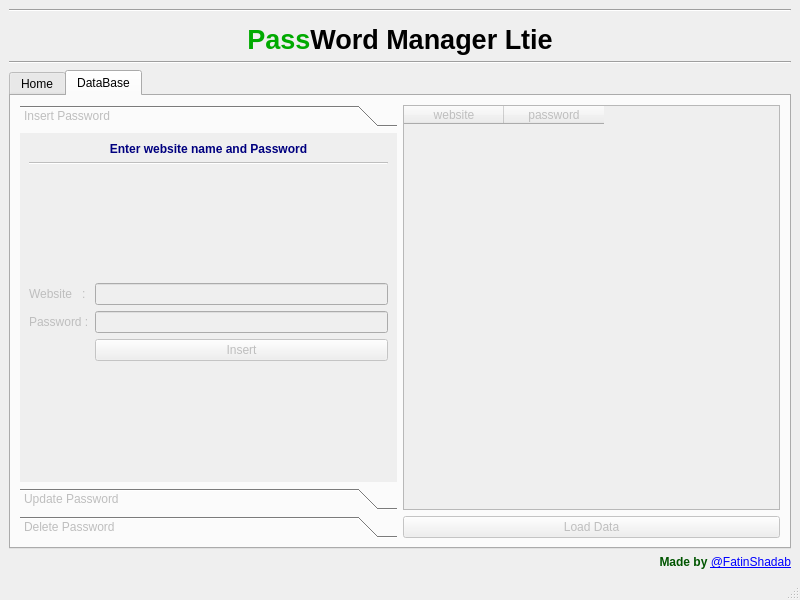
<?xml version="1.0" encoding="UTF-8"?>
<ui version="4.0">
 <class>MainWindow</class>
 <widget class="QMainWindow" name="MainWindow">
  <property name="geometry">
   <rect>
    <x>0</x>
    <y>0</y>
    <width>800</width>
    <height>600</height>
   </rect>
  </property>
  <property name="windowTitle">
   <string>Pass Manager</string>
  </property>
  <widget class="QWidget" name="centralwidget">
   <layout class="QVBoxLayout" name="verticalLayout">
    <item>
     <widget class="Line" name="line_2">
      <property name="orientation">
       <enum>Qt::Horizontal</enum>
      </property>
     </widget>
    </item>
    <item>
     <widget class="Line" name="line_3">
      <property name="orientation">
       <enum>Qt::Vertical</enum>
      </property>
     </widget>
    </item>
    <item>
     <widget class="QLabel" name="label">
      <property name="font">
       <font>
        <pointsize>20</pointsize>
        <weight>75</weight>
        <bold>true</bold>
        <strikeout>false</strikeout>
        <kerning>true</kerning>
       </font>
      </property>
      <property name="autoFillBackground">
       <bool>true</bool>
      </property>
      <property name="text">
       <string>&lt;html&gt;&lt;head/&gt;&lt;body&gt;&lt;p align=&quot;center&quot;&gt;&lt;span style=&quot; color:#00aa00;&quot;&gt;Pass&lt;/span&gt;Word Manager Ltie&lt;/p&gt;&lt;/body&gt;&lt;/html&gt;</string>
      </property>
     </widget>
    </item>
    <item>
     <widget class="Line" name="line">
      <property name="orientation">
       <enum>Qt::Horizontal</enum>
      </property>
     </widget>
    </item>
    <item>
     <widget class="QTabWidget" name="MainTab">
      <property name="enabled">
       <bool>true</bool>
      </property>
      <property name="currentIndex">
       <number>1</number>
      </property>
      <widget class="QWidget" name="tab">
       <attribute name="title">
        <string>Home</string>
       </attribute>
       <layout class="QVBoxLayout" name="verticalLayout_2">
        <item>
         <widget class="QToolBox" name="HomeToolbox">
          <property name="currentIndex">
           <number>0</number>
          </property>
          <widget class="QWidget" name="page">
           <property name="geometry">
            <rect>
             <x>0</x>
             <y>0</y>
             <width>750</width>
             <height>317</height>
            </rect>
           </property>
           <attribute name="label">
            <string>User Log In</string>
           </attribute>
           <layout class="QVBoxLayout" name="verticalLayout_3">
            <item>
             <widget class="QLabel" name="label_3">
              <property name="enabled">
               <bool>true</bool>
              </property>
              <property name="text">
               <string>&lt;html&gt;&lt;head/&gt;&lt;body&gt;&lt;p align=&quot;center&quot;&gt;&lt;span style=&quot; font-size:10pt; font-weight:600;&quot;&gt;Enter &lt;/span&gt;&lt;span style=&quot; font-size:10pt; font-weight:600; color:#00aa00;&quot;&gt;Mater Pass &lt;/span&gt;&lt;span style=&quot; font-size:10pt; font-weight:600;&quot;&gt;to Unlock Passwords...&lt;/span&gt;&lt;/p&gt;&lt;/body&gt;&lt;/html&gt;</string>
              </property>
             </widget>
            </item>
            <item>
             <widget class="Line" name="line_5">
              <property name="orientation">
               <enum>Qt::Horizontal</enum>
              </property>
             </widget>
            </item>
            <item>
             <spacer name="verticalSpacer_4">
              <property name="orientation">
               <enum>Qt::Vertical</enum>
              </property>
              <property name="sizeHint" stdset="0">
               <size>
                <width>20</width>
                <height>40</height>
               </size>
              </property>
             </spacer>
            </item>
            <item>
             <layout class="QHBoxLayout" name="horizontalLayout">
              <item>
               <widget class="QLabel" name="label_4">
                <property name="text">
                 <string>&lt;html&gt;&lt;head/&gt;&lt;body&gt;&lt;p&gt;&lt;span style=&quot; font-size:9pt; font-weight:600;&quot;&gt;Master Pass :&lt;/span&gt;&lt;/p&gt;&lt;/body&gt;&lt;/html&gt;</string>
                </property>
               </widget>
              </item>
              <item>
               <widget class="QLineEdit" name="unlockInput"/>
              </item>
              <item>
               <widget class="QPushButton" name="unlockButton">
                <property name="text">
                 <string>Unlock</string>
                </property>
               </widget>
              </item>
             </layout>
            </item>
            <item>
             <spacer name="verticalSpacer_3">
              <property name="orientation">
               <enum>Qt::Vertical</enum>
              </property>
              <property name="sizeHint" stdset="0">
               <size>
                <width>20</width>
                <height>40</height>
               </size>
              </property>
             </spacer>
            </item>
            <item>
             <widget class="QLabel" name="unlockSuccessLabel">
              <property name="enabled">
               <bool>false</bool>
              </property>
              <property name="text">
               <string>&lt;html&gt;&lt;head/&gt;&lt;body&gt;&lt;p align=&quot;right&quot;&gt;&lt;span style=&quot; color:#00aa7f;&quot;&gt;Correct Master Pass Unlocked all Passwords &lt;/span&gt;&lt;span style=&quot; font-weight:600; color:#00aa7f;&quot;&gt;Successfully&lt;/span&gt;&lt;span style=&quot; color:#00aa7f;&quot;&gt; . &lt;/span&gt;&lt;/p&gt;&lt;/body&gt;&lt;/html&gt;</string>
              </property>
             </widget>
            </item>
           </layout>
          </widget>
          <widget class="QWidget" name="page_2">
           <property name="geometry">
            <rect>
             <x>0</x>
             <y>0</y>
             <width>364</width>
             <height>151</height>
            </rect>
           </property>
           <attribute name="label">
            <string>Create New Manager</string>
           </attribute>
           <layout class="QVBoxLayout" name="verticalLayout_4">
            <item>
             <widget class="QLabel" name="label_6">
              <property name="text">
               <string>&lt;html&gt;&lt;head/&gt;&lt;body&gt;&lt;p align=&quot;center&quot;&gt;&lt;span style=&quot; font-size:10pt; font-weight:600;&quot;&gt;Create New Manager&lt;/span&gt;&lt;/p&gt;&lt;p align=&quot;center&quot;&gt;&lt;span style=&quot; font-size:6pt; font-weight:600; color:#aa0000;&quot;&gt;if have a Manager than creating a new one will reset the database !!!&lt;/span&gt;&lt;/p&gt;&lt;/body&gt;&lt;/html&gt;</string>
              </property>
             </widget>
            </item>
            <item>
             <widget class="Line" name="line_6">
              <property name="orientation">
               <enum>Qt::Horizontal</enum>
              </property>
             </widget>
            </item>
            <item>
             <spacer name="verticalSpacer_6">
              <property name="orientation">
               <enum>Qt::Vertical</enum>
              </property>
              <property name="sizeHint" stdset="0">
               <size>
                <width>20</width>
                <height>40</height>
               </size>
              </property>
             </spacer>
            </item>
            <item>
             <layout class="QHBoxLayout" name="horizontalLayout_2">
              <item>
               <widget class="QLabel" name="label_8">
                <property name="text">
                 <string>&lt;html&gt;&lt;head/&gt;&lt;body&gt;&lt;p&gt;&lt;span style=&quot; font-size:9pt; font-weight:600;&quot;&gt;Master Pass :&lt;/span&gt;&lt;/p&gt;&lt;/body&gt;&lt;/html&gt;</string>
                </property>
               </widget>
              </item>
              <item>
               <widget class="QLineEdit" name="createInput"/>
              </item>
              <item>
               <widget class="QPushButton" name="createButton">
                <property name="text">
                 <string>create</string>
                </property>
               </widget>
              </item>
             </layout>
            </item>
            <item>
             <spacer name="verticalSpacer_5">
              <property name="orientation">
               <enum>Qt::Vertical</enum>
              </property>
              <property name="sizeHint" stdset="0">
               <size>
                <width>20</width>
                <height>40</height>
               </size>
              </property>
             </spacer>
            </item>
            <item>
             <widget class="QLabel" name="createSuccessLabel">
              <property name="enabled">
               <bool>false</bool>
              </property>
              <property name="text">
               <string>&lt;html&gt;&lt;head/&gt;&lt;body&gt;&lt;p align=&quot;right&quot;&gt;&lt;span style=&quot; color:#00aa00;&quot;&gt;New Manager created &lt;/span&gt;&lt;span style=&quot; font-weight:600; color:#00aa00;&quot;&gt;Successfully .&lt;/span&gt;&lt;/p&gt;&lt;/body&gt;&lt;/html&gt;</string>
              </property>
             </widget>
            </item>
           </layout>
          </widget>
         </widget>
        </item>
       </layout>
      </widget>
      <widget class="QWidget" name="tab_2">
       <attribute name="title">
        <string>DataBase</string>
       </attribute>
       <layout class="QHBoxLayout" name="horizontalLayout_3">
        <item>
         <widget class="QToolBox" name="UserToolbox">
          <property name="enabled">
           <bool>false</bool>
          </property>
          <property name="currentIndex">
           <number>0</number>
          </property>
          <widget class="QWidget" name="page_3">
           <property name="geometry">
            <rect>
             <x>0</x>
             <y>0</y>
             <width>372</width>
             <height>286</height>
            </rect>
           </property>
           <attribute name="label">
            <string>Insert Password</string>
           </attribute>
           <layout class="QVBoxLayout" name="verticalLayout_5">
            <item>
             <widget class="QLabel" name="label_11">
              <property name="text">
               <string>&lt;html&gt;&lt;head/&gt;&lt;body&gt;&lt;p align=&quot;center&quot;&gt;&lt;span style=&quot; font-weight:600; color:#00007f;&quot;&gt;Enter website name and Password&lt;/span&gt;&lt;/p&gt;&lt;/body&gt;&lt;/html&gt;</string>
              </property>
             </widget>
            </item>
            <item>
             <widget class="Line" name="line_4">
              <property name="orientation">
               <enum>Qt::Horizontal</enum>
              </property>
             </widget>
            </item>
            <item>
             <spacer name="verticalSpacer">
              <property name="orientation">
               <enum>Qt::Vertical</enum>
              </property>
              <property name="sizeHint" stdset="0">
               <size>
                <width>20</width>
                <height>40</height>
               </size>
              </property>
             </spacer>
            </item>
            <item>
             <layout class="QFormLayout" name="formLayout_3">
              <item row="0" column="0">
               <widget class="QLabel" name="label_15">
                <property name="text">
                 <string>Website   :</string>
                </property>
               </widget>
              </item>
              <item row="0" column="1">
               <widget class="QLineEdit" name="insertAppInput"/>
              </item>
              <item row="1" column="0">
               <widget class="QLabel" name="label_16">
                <property name="text">
                 <string>Password :</string>
                </property>
               </widget>
              </item>
              <item row="1" column="1">
               <widget class="QLineEdit" name="insertPassInput"/>
              </item>
              <item row="2" column="1">
               <widget class="QPushButton" name="insertButton">
                <property name="text">
                 <string>Insert</string>
                </property>
               </widget>
              </item>
             </layout>
            </item>
            <item>
             <spacer name="verticalSpacer_2">
              <property name="orientation">
               <enum>Qt::Vertical</enum>
              </property>
              <property name="sizeHint" stdset="0">
               <size>
                <width>20</width>
                <height>40</height>
               </size>
              </property>
             </spacer>
            </item>
           </layout>
          </widget>
          <widget class="QWidget" name="page_4">
           <property name="geometry">
            <rect>
             <x>0</x>
             <y>0</y>
             <width>372</width>
             <height>286</height>
            </rect>
           </property>
           <attribute name="label">
            <string>Update Password</string>
           </attribute>
           <layout class="QVBoxLayout" name="verticalLayout_6">
            <item>
             <widget class="QLabel" name="label_12">
              <property name="text">
               <string>&lt;html&gt;&lt;head/&gt;&lt;body&gt;&lt;p align=&quot;center&quot;&gt;&lt;span style=&quot; font-weight:600; color:#00007f;&quot;&gt;Enter website name and new password&lt;/span&gt;&lt;/p&gt;&lt;/body&gt;&lt;/html&gt;</string>
              </property>
             </widget>
            </item>
            <item>
             <widget class="Line" name="line_7">
              <property name="orientation">
               <enum>Qt::Horizontal</enum>
              </property>
             </widget>
            </item>
            <item>
             <spacer name="verticalSpacer_7">
              <property name="orientation">
               <enum>Qt::Vertical</enum>
              </property>
              <property name="sizeHint" stdset="0">
               <size>
                <width>20</width>
                <height>40</height>
               </size>
              </property>
             </spacer>
            </item>
            <item>
             <layout class="QFormLayout" name="formLayout_2">
              <item row="0" column="0">
               <widget class="QLabel" name="label_13">
                <property name="text">
                 <string>Website   :</string>
                </property>
               </widget>
              </item>
              <item row="0" column="1">
               <widget class="QLineEdit" name="updateAppInput"/>
              </item>
              <item row="1" column="0">
               <widget class="QLabel" name="label_14">
                <property name="text">
                 <string>Password :</string>
                </property>
               </widget>
              </item>
              <item row="1" column="1">
               <widget class="QLineEdit" name="updatePassInput"/>
              </item>
              <item row="2" column="1">
               <widget class="QPushButton" name="updateButton">
                <property name="text">
                 <string>Update</string>
                </property>
               </widget>
              </item>
             </layout>
            </item>
            <item>
             <spacer name="verticalSpacer_8">
              <property name="orientation">
               <enum>Qt::Vertical</enum>
              </property>
              <property name="sizeHint" stdset="0">
               <size>
                <width>20</width>
                <height>40</height>
               </size>
              </property>
             </spacer>
            </item>
           </layout>
          </widget>
          <widget class="QWidget" name="page_5">
           <property name="geometry">
            <rect>
             <x>0</x>
             <y>0</y>
             <width>267</width>
             <height>118</height>
            </rect>
           </property>
           <attribute name="label">
            <string>Delete Password</string>
           </attribute>
           <layout class="QVBoxLayout" name="verticalLayout_7">
            <item>
             <widget class="QLabel" name="label_9">
              <property name="text">
               <string>&lt;html&gt;&lt;head/&gt;&lt;body&gt;&lt;p align=&quot;center&quot;&gt;&lt;span style=&quot; font-weight:600; color:#00007f;&quot;&gt;Enter website name&lt;/span&gt;&lt;/p&gt;&lt;/body&gt;&lt;/html&gt;</string>
              </property>
             </widget>
            </item>
            <item>
             <widget class="Line" name="line_8">
              <property name="orientation">
               <enum>Qt::Horizontal</enum>
              </property>
             </widget>
            </item>
            <item>
             <spacer name="verticalSpacer_9">
              <property name="orientation">
               <enum>Qt::Vertical</enum>
              </property>
              <property name="sizeHint" stdset="0">
               <size>
                <width>20</width>
                <height>40</height>
               </size>
              </property>
             </spacer>
            </item>
            <item>
             <layout class="QHBoxLayout" name="horizontalLayout_4">
              <item>
               <widget class="QLabel" name="label_17">
                <property name="text">
                 <string>Website   :</string>
                </property>
               </widget>
              </item>
              <item>
               <widget class="QLineEdit" name="deleteAppInput"/>
              </item>
              <item>
               <widget class="QPushButton" name="deleteButton">
                <property name="text">
                 <string>Delete</string>
                </property>
               </widget>
              </item>
             </layout>
            </item>
            <item>
             <spacer name="verticalSpacer_10">
              <property name="orientation">
               <enum>Qt::Vertical</enum>
              </property>
              <property name="sizeHint" stdset="0">
               <size>
                <width>20</width>
                <height>40</height>
               </size>
              </property>
             </spacer>
            </item>
            <item>
             <widget class="QLabel" name="label_10">
              <property name="text">
               <string>&lt;html&gt;&lt;head/&gt;&lt;body&gt;&lt;p align=&quot;right&quot;&gt;&lt;span style=&quot; font-size:6pt; font-weight:600; color:#aa0000;&quot;&gt;The password will be deleted for permanently !!! &lt;/span&gt;&lt;/p&gt;&lt;/body&gt;&lt;/html&gt;</string>
              </property>
             </widget>
            </item>
           </layout>
          </widget>
         </widget>
        </item>
        <item>
         <layout class="QVBoxLayout" name="verticalLayout_8">
          <item>
           <widget class="QTableWidget" name="DbTableWidget">
            <property name="enabled">
             <bool>false</bool>
            </property>
            <column>
             <property name="text">
              <string>website</string>
             </property>
            </column>
            <column>
             <property name="text">
              <string>password</string>
             </property>
            </column>
           </widget>
          </item>
          <item>
           <widget class="QPushButton" name="dbLoadButton">
            <property name="enabled">
             <bool>false</bool>
            </property>
            <property name="text">
             <string>Load Data</string>
            </property>
           </widget>
          </item>
         </layout>
        </item>
       </layout>
      </widget>
     </widget>
    </item>
    <item>
     <widget class="QLabel" name="label_2">
      <property name="text">
       <string>&lt;html&gt;&lt;head/&gt;&lt;body&gt;&lt;p align=&quot;right&quot;&gt;&lt;span style=&quot; font-weight:600; color:#005500;&quot;&gt;Made by &lt;/span&gt;&lt;a href=&quot;https://github.com/FatinShadab&quot;&gt;&lt;span style=&quot; text-decoration: underline; color:#0000ff;&quot;&gt;@FatinShadab&lt;/span&gt;&lt;/a&gt;&lt;/p&gt;&lt;/body&gt;&lt;/html&gt;</string>
      </property>
     </widget>
    </item>
   </layout>
  </widget>
  <widget class="QMenuBar" name="menubar">
   <property name="geometry">
    <rect>
     <x>0</x>
     <y>0</y>
     <width>800</width>
     <height>26</height>
    </rect>
   </property>
  </widget>
  <widget class="QStatusBar" name="statusbar"/>
 </widget>
 <resources/>
 <connections/>
</ui>
